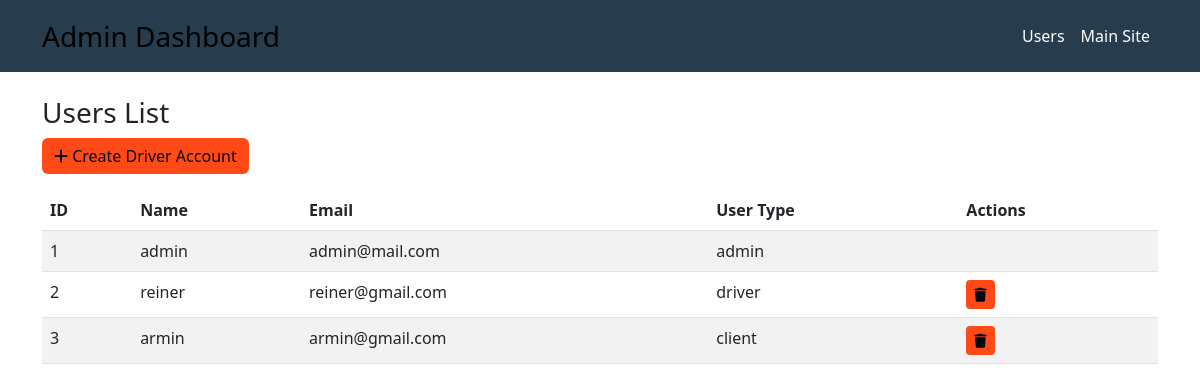
The app's page /admin/users (signed in) with its own data.
### blueprints/user_page/users.py (models this page shows, shortened)
class User(UserMixin, db.Model):
    id = db.Column(db.Integer, primary_key=True)
    name = db.Column(db.String(100), nullable=False)
    email = db.Column(db.String(120), unique=True, nullable=False)
    password = db.Column(db.String(200), nullable=False)
    user_type = db.Column(db.String(20), nullable=False)  # 'client', 'driver', 'admin'
    rating = db.Column(db.Float, default=0.0)
    rating_count = db.Column(db.Integer, default=0)
    posted_jobs = db.relationship('Job', back_populates='client', foreign_keys='Job.client_id')
    applied_jobs = db.relationship('JobApplication', back_populates='driver')
    received_ratings = db.relationship('Rating', back_populates='driver', foreign_keys='Rating.driver_id')

### blueprints/admin/admin.py (the view)
@admin.route("/users")
@login_required
def users_list():
    if current_user.user_type != 'admin':
        flash('Access denied. Admin privileges required.', 'error')
        return redirect(url_for('landing_page.home'))
    users = User.query.all()
    return render_template("users_list.html", users=users)

### blueprints/user_page/users.py (called while the page is built)
@login_manager.user_loader
def load_user(user_id):
    return User.query.get(int(user_id))

### blueprints/admin/templates/users_list.html (shortened to what this page needs)
<!DOCTYPE html>
<html lang="en">
<head>
    <link href="https://cdn.jsdelivr.net/npm/bootstrap@5.3.0-alpha1/dist/css/bootstrap.min.css" rel="stylesheet">
    <link href="https://cdnjs.cloudflare.com/ajax/libs/font-awesome/6.0.0-beta3/css/all.min.css" rel="stylesheet">
</head>
<body>
    <nav class="navbar navbar-expand-lg">
        <div class="container">
            <h1>
                <a class="navbar-brand" href="{{ url_for('admin.dashboard') }}">Admin Dashboard</a>
            </h1>
            <div class="navbar-nav">
                <a class="nav-link" style="color: #ffffff;" href="{{ url_for('admin.users_list') }}">Users</a>
                <a class="nav-link" style="color: #ffffff;" href="{{ url_for('landing_page.home') }}">Main Site</a>
            </div>
        </div>
    </nav>
    <div class="container mt-4">
        <h3>Users List</h3>
        <a href="{{ url_for('admin.create_driver') }}" class="btn btn-primary mb-3">
            <i class="fas fa-plus"></i> Create Driver Account
        </a>
        <table class="table table-striped">
            <thead>
                <tr>
                    <th>ID</th>
                    <th>Name</th>
                    <th>Email</th>
                    <th>User Type</th>
                    <th>Actions</th>
                </tr>
            </thead>
            <tbody>
                {% for user in users %}
                <tr>
                    <td>{{ user.id }}</td>
                    <td>{{ user.name }}</td>
                    <td>{{ user.email }}</td>
                    <td>{{ user.user_type }}</td>
                    <td>
                        {% if user.user_type != 'admin' %}
                        <form action="{{ url_for('admin.delete_user', user_id=user.id) }}" method="POST" style="display: inline;">
                            <button type="submit" class="btn btn-sm btn-danger" title="Delete User" onclick="return confirm('Are you sure you want to delete this user?')">
                                <i class="fas fa-trash"></i>
                            </button>
                        </form>
                        {% endif %}
                    </td>
                </tr>
                {% endfor %}
            </tbody>
        </table>
    </div>
</body>
</html>

### blueprints/admin/templates/users_list.html (style rules this page uses)
.btn { background-color: #ff4a17; border: #ff4a17; color: #000910; }
.navbar { background-color: #273d4e; }
.navbar-brand { font-size: 28px; }

### records on screen
User: id "1", name "admin", email "admin@mail.com", user_type "admin"
User: id "2", name "reiner", email "reiner@gmail.com", user_type "driver"
User: id "3", name "armin", email "armin@gmail.com", user_type "client"
